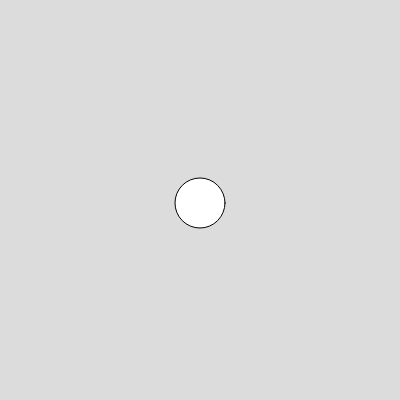
Frame 1 (no input)
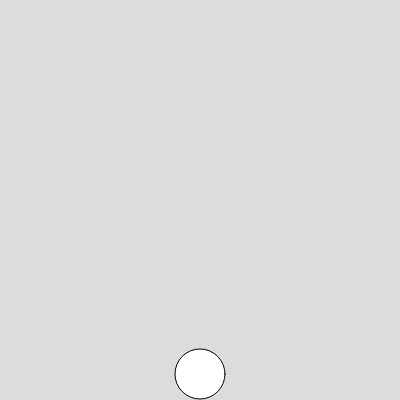
Frame 60 (no input)
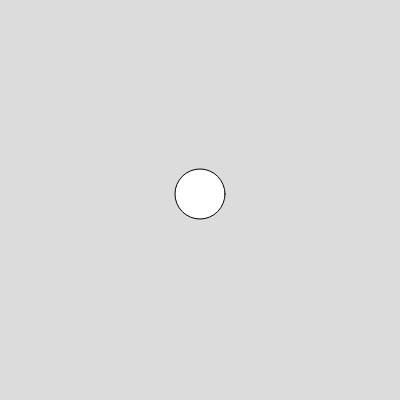
Frame 120 (the mouse pressed at the canvas centre since frame 60)

The p5.js sketch that drew these frames (run headless with seeded random() and noise() and a simulated clock; from frame 60 on, the mouse is pressed at the canvas centre):

// p5.js sketch
// ── sketch.js
// variabler der bruges under 
let y;
let justHitRightWall;
let xspeed = 3;

function setup() { 
  createCanvas(400, 400);
  // Der står at y er 200
  y = width / 2;
} 

function draw() { 
  background(220);
  // Hvis cirklen er i kanten af skærmen skal den gå den anden vej
  if (y > height - 25 || y < 0 + 25) {
    xspeed *= -1;
  }
  
  //Move
  y += xspeed;
  ellipse(width/2 , y, 50, 50);
}
